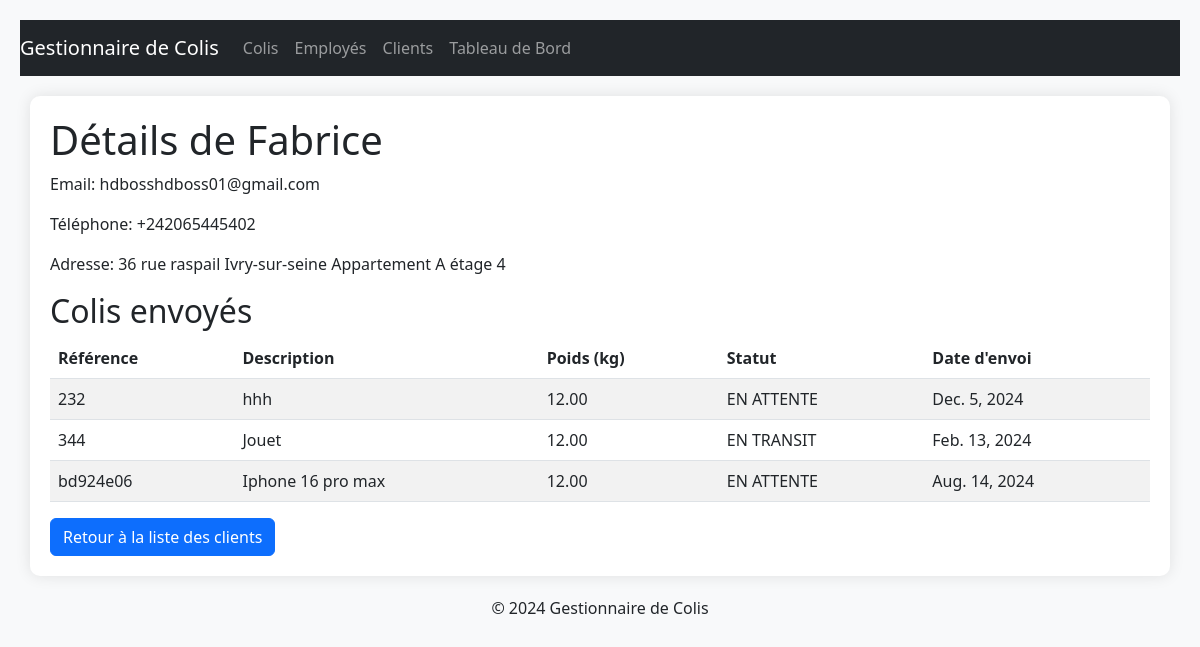
Page /colis/details_client/1/ on the committed database.
### colis/models.py (models this page shows, shortened)
class Client(models.Model):
    nom = models.CharField(max_length=100)
    email = models.EmailField(unique=True)
    telephone = models.CharField(max_length=15, unique=True)
    adresse = models.TextField()

class Colis(models.Model):
    STATUTS = [
        ('EN ATTENTE', 'En attente'),
        ('EN TRANSIT', 'En transit'),
        ('LIVRE', 'Livré'),
    ]
    reference = models.CharField(max_length=50, unique=True, editable=False)
    description = models.TextField()
    poids = models.DecimalField(max_digits=10, decimal_places=2)
    origine = models.CharField(max_length=100)
    destination = models.CharField(max_length=100)
    date_envoi = models.DateField(null=True, blank=True)
    statut = models.CharField(max_length=20, choices=STATUTS, default='EN ATTENTE')
    entrepot = models.ForeignKey(Entrepot, on_delete=models.SET_NULL, null=True, blank=True)
    expediteur = models.ForeignKey(Client, on_delete=models.SET_NULL, related_name='colis_envoyes', null=True, blank=True)
    recepteur = models.ForeignKey(Client, on_delete=models.SET_NULL, related_name='colis_recus', null=True, blank=True)

### colis/views.py (the view)
# urls.py: path('details_client/<int:id>/', views.details_client, name='details_client'),  # Détails d'un client
def details_client(request, id):
    client = get_object_or_404(Client, id=id)
    return render(request, 'colis/details_client.html', {'client': client})

### colis/templates/colis/details_client.html (shortened to what this page needs)
{% extends 'colis/base.html' %}
{% block content %}
    <h1>Détails de {{ client.nom }}</h1>
    <p>Email: {{ client.email }}</p>
    <p>Téléphone: {{ client.telephone }}</p>
    <p>Adresse: {{ client.adresse }}</p>
    <h2>Colis envoyés</h2>
    <table class="table table-striped">
        <thead>
            <tr>
                <th>Référence</th>
                <th>Description</th>
                <th>Poids (kg)</th>
                <th>Statut</th>
                <th>Date d'envoi</th>
            </tr>
        </thead>
        <tbody>
            {% for colis in client.colis_envoyes.all %}
            <tr>
                <td>{{ colis.reference }}</td>
                <td>{{ colis.description }}</td>
                <td>{{ colis.poids }}</td>
                <td>{{ colis.statut }}</td>
                <td>{{ colis.date_envoi }}</td>
            </tr>
            {% endfor %}
        </tbody>
    </table>
    <a href="{% url 'liste_clients' %}" class="btn btn-primary">Retour à la liste des clients</a>
{% endblock %}

### colis/templates/colis/base.html (style rules this page uses)
body { background-color: #f8f9fa; padding: 20px; }

### rows in the picture
Client: nom "Fabrice", email "hdbosshdboss01@gmail.com", telephone "+242065445402", adresse "36 rue raspail Ivry-sur-seine Appartement A étage 4"
Colis: reference "232", description "hhh", poids "12.00", statut "EN ATTENTE", date_envoi "Dec. 5, 2024"
Colis: reference "344", description "Jouet", poids "12.00", statut "EN TRANSIT", date_envoi "Feb. 13, 2024"
Colis: reference "bd924e06", description "Iphone 16 pro max", poids "12.00", statut "EN ATTENTE", date_envoi "Aug. 14, 2024"
